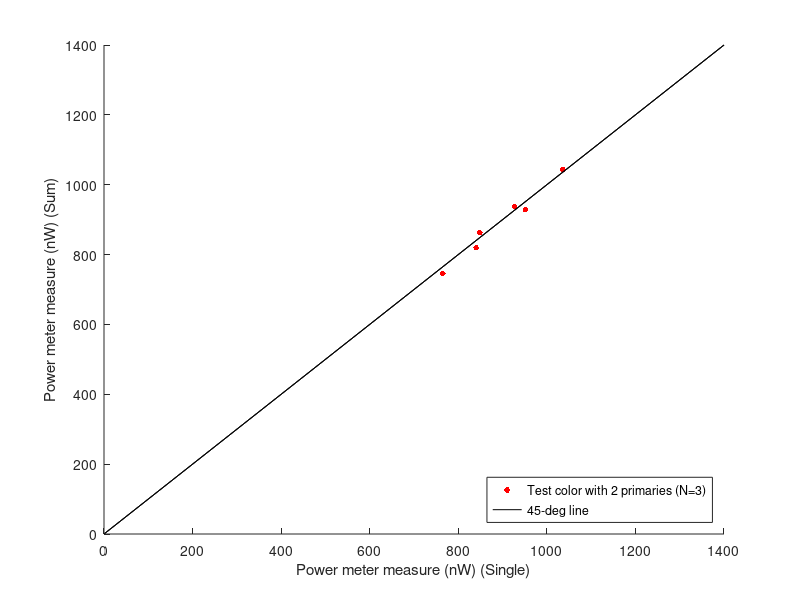

Write the MATLAB code that produced this figure. (Note: this script raises an error after producing the figure.)
%% Powermeter measure
% Measurement wavelength was fixed to 514 nm (arbitrary)

%% 0806 Measure without blackcorrection
p_blk = 598.003 % nW

p_rand_test2 = 848.263 % nW
p_rand_R_test2 = 238.250
p_rand_G_test2 = 624.224
sum_test2 = 862.4740

p_rand_test3 = 1036
p_rand_R_test3 = 471.076
p_rand_G_test3 = 573.109
sum_test3 = 1044.23

p_rand_test6 = 927.322
p_rand_R_test6 = 312.058
p_rand_G_test6 = 624.625
sum_test6 = 936.683

p_rand_set = [p_rand_test2 p_rand_test3 p_rand_test6];
p_rand_R_set = [p_rand_R_test2 p_rand_R_test3 p_rand_R_test6];
p_rand_G_set = [p_rand_G_test2 p_rand_G_test3 p_rand_G_test6];
p_rand_sum_set = p_rand_R_set + p_rand_G_set;

figure(3); hold on;
plot(p_rand_set,p_rand_sum_set,'r.','MarkerSize',13)
plot([1 1400],[1 1400],'k-')
xlabel('Power meter measure (nW) (Single)')
ylabel('Power meter measure (nW) (Sum)')
% xlim([800 1050])
% ylim([800 1050])
legend('Test color with 2 primaries (N=3)','45-deg line','location','southeast')

%% 0810 measure with black correction
p_blk = 610.528 % nW

p_rand_set = [1375 1562 1451] - p_blk;
p_rand_R_set = [803.896 1022 876.498] - p_blk;
p_rand_G_set = [1163 1127 1164] - p_blk;

p_rand_sum_set = p_rand_R_set + p_rand_G_set;

figure(3); hold on;
plot(p_rand_set,p_rand_sum_set,'r.','MarkerSize',13)
plot([1 1400],[1 1400],'k-')
xlabel('Power meter measure (nW) (Single)')
ylabel('Power meter measure (nW) (Sum)')
% xlim([800 1050])
% ylim([800 1050])
legend('Test color with 2 primaries (N=3)','45-deg line','location','southeast')


fw_rand_G = [fw_rand_G_test2 fw_rand_G_test3 fw_rand_G_test6];

fw_blks = ones(201,3).*fw_blk; 

w = [380:2:780];
fw_rand_blk = fw_rand -fw_blks;
fw_rand_R_blk = fw_rand_R - fw_blks;
fw_rand_G_blk = fw_rand_G - fw_blks;
fw_rand_sum = fw_rand_R_blk + fw_rand_G_blk;

figure(1); hold on;
plot(w,fw_rand_blk(:,3),'k-');
plot(w,fw_rand_sum(:,3),'r--');

